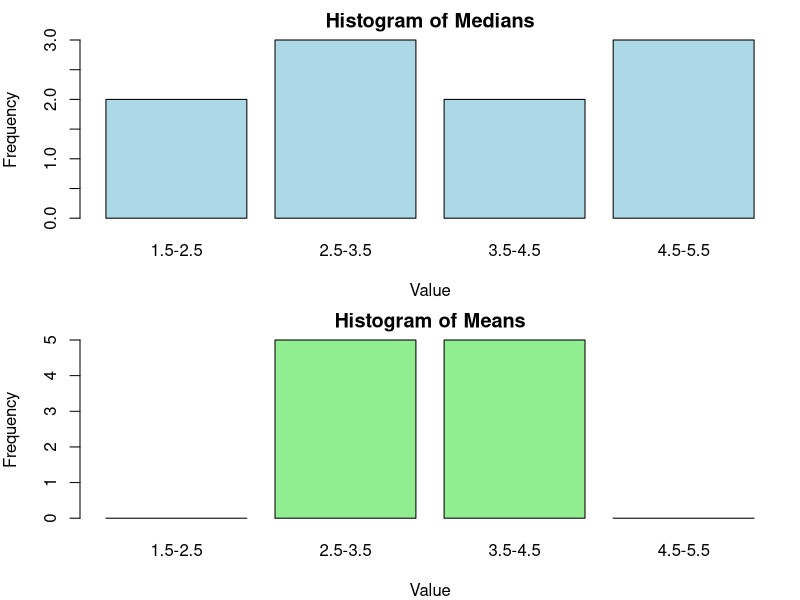
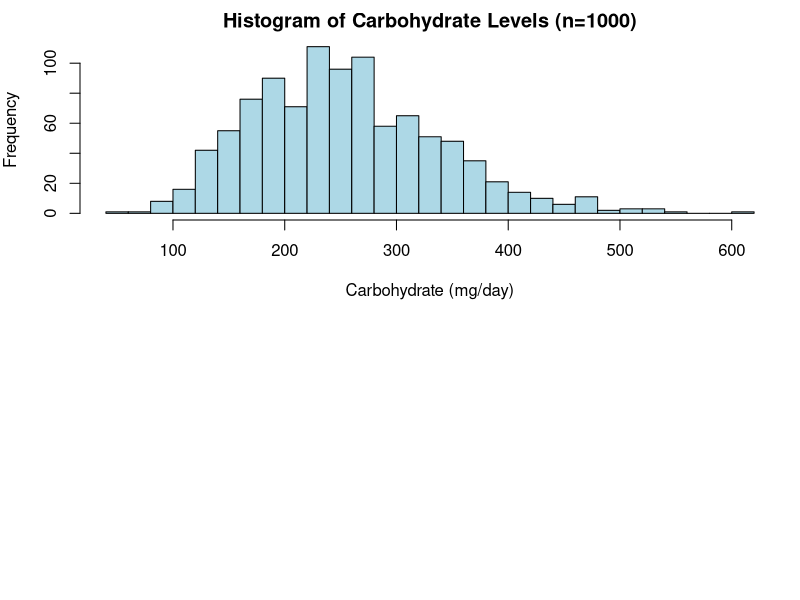
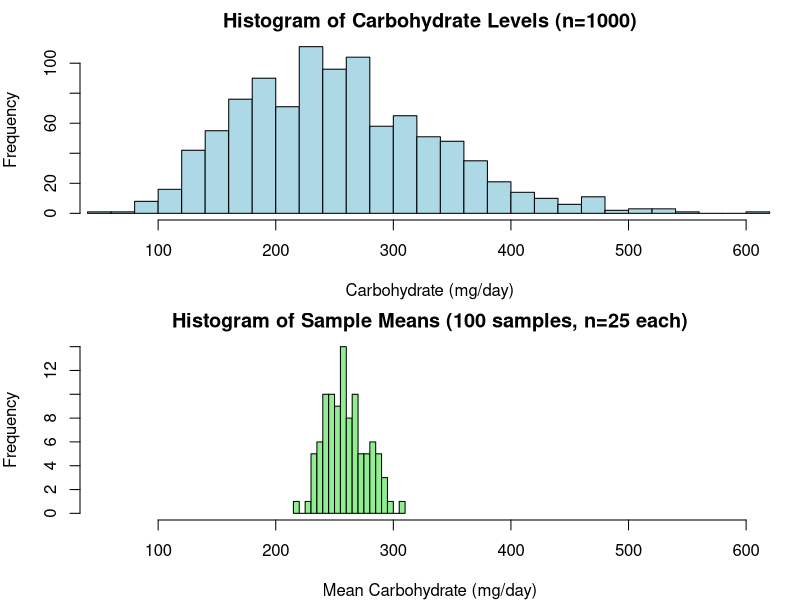
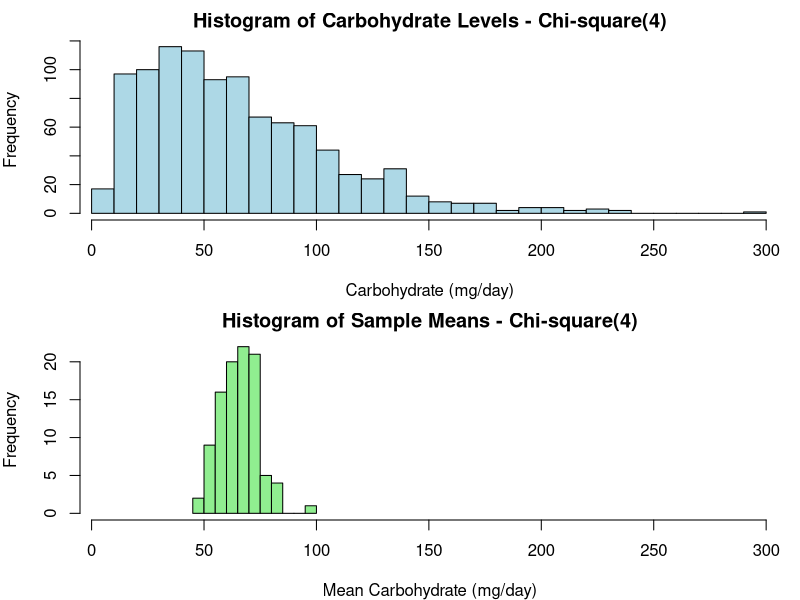

These figures' R source, in order:
## ---- chunk 1
# For a fair die, the expected value of a single roll is
E_X <- (1 + 2 + 3 + 4 + 5 + 6)/6
E_X

# The expected value of the mean of 3 rolls is the same
E_X_bar <- E_X
E_X_bar
## ---- chunk 2
# Create a matrix to represent the die tosses
die_tosses <- matrix(c(
  4, 2, 4, 2, 6, 2, 3, 5, 3, 2,
  3, 6, 6, 3, 1, 5, 1, 5, 4, 1,
  5, 5, 2, 5, 5, 2, 4, 2, 3, 6
), nrow = 3, byrow = TRUE)

# Display the data as a table
experiment_numbers <- 1:10
colnames(die_tosses) <- paste("Exp", experiment_numbers)
rownames(die_tosses) <- paste("Toss", 1:3)
knitr::kable(die_tosses, caption = "Die Tossing Results")

# Calculate medians and means for each experiment
medians <- apply(die_tosses, 2, median)
means <- apply(die_tosses, 2, mean)

# Combine results into a data frame
results <- rbind(medians, means)
knitr::kable(results, digits = 3, 
             caption = "Medians and Means for Each Experiment")

# Calculate summary statistics
median_mean <- mean(medians)
median_sd <- sd(medians)
mean_mean <- mean(means)
mean_sd <- sd(means)

cat("Sample statistics for the medians:\n")
cat("Mean =", median_mean, ", Standard deviation =", median_sd, "\n\n")
cat("Sample statistics for the means:\n")
cat("Mean =", mean_mean, ", Standard deviation =", mean_sd, "\n")
## ---- chunk 3
# Create frequency tables
breaks <- c(1.5, 2.5, 3.5, 4.5, 5.5)
median_freq <- table(cut(medians, breaks))
mean_freq <- table(cut(means, breaks))

# Display frequency tables
median_table <- data.frame(
  Interval = c("1.5-2.5", "2.5-3.5", "3.5-4.5", "4.5-5.5"),
  Frequency = as.vector(median_freq)
)
mean_table <- data.frame(
  Interval = c("1.5-2.5", "2.5-3.5", "3.5-4.5", "4.5-5.5"),
  Frequency = as.vector(mean_freq)
)

knitr::kable(median_table, caption = "Frequency Distribution of Medians")
knitr::kable(mean_table, caption = "Frequency Distribution of Means")

# Create histograms
par(mfrow = c(2, 1), mar = c(4, 4, 2, 1))

# Histogram for medians
barplot(median_freq, main = "Histogram of Medians", 
        xlab = "Value", ylab = "Frequency", 
        names.arg = c("1.5-2.5", "2.5-3.5", "3.5-4.5", "4.5-5.5"),
        col = "lightblue")

# Histogram for means
barplot(mean_freq, main = "Histogram of Means", 
        xlab = "Value", ylab = "Frequency", 
        names.arg = c("1.5-2.5", "2.5-3.5", "3.5-4.5", "4.5-5.5"),
        col = "lightgreen")
## ---- chunk 4
set.seed(123) # For reproducibility

# Generate 1000 carbohydrate levels
n_obs <- 1000
df <- 17
carb_levels <- rchisq(n_obs, df) * 15 + 4.5

# Create histogram of the data
hist(carb_levels, 
     breaks = 30,
     main = "Histogram of Carbohydrate Levels (n=1000)",
     xlab = "Carbohydrate (mg/day)",
     ylab = "Frequency",
     col = "lightblue")

# Summary statistics
cat("Summary statistics for carbohydrate levels:\n")
cat("Mean =", mean(carb_levels), "\n")
cat("Standard deviation =", sd(carb_levels), "\n")
## ---- chunk 5
# Generate 100 samples of size 25
n_samples <- 100
sample_size <- 25
sample_means <- numeric(n_samples)

for (i in 1:n_samples) {
  sample_data <- rchisq(sample_size, df) * 15 + 4.5
  sample_means[i] <- mean(sample_data)
}

# Create histogram of sample means using same x-axis range as original data
hist_range <- range(carb_levels)

par(mfrow = c(2, 1))

# Original data histogram
hist(carb_levels, 
     breaks = 30,
     main = "Histogram of Carbohydrate Levels (n=1000)",
     xlab = "Carbohydrate (mg/day)",
     ylab = "Frequency",
     col = "lightblue",
     xlim = hist_range)

# Sample means histogram
hist(sample_means, 
     breaks = 15,
     main = "Histogram of Sample Means (100 samples, n=25 each)",
     xlab = "Mean Carbohydrate (mg/day)",
     ylab = "Frequency",
     col = "lightgreen",
     xlim = hist_range)

# Summary statistics for sample means
cat("\nSummary statistics for sample means:\n")
cat("Mean of sample means =", mean(sample_means), "\n")
cat("Standard deviation of sample means =", sd(sample_means), "\n")
cat("Theoretical standard error =", sd(carb_levels)/sqrt(sample_size), "\n")
## ---- chunk 6
set.seed(456) # Different seed for reproducibility

# Generate 1000 carbohydrate levels with Chi-square(4)
df2 <- 4
carb_levels2 <- rchisq(n_obs, df2) * 15 + 4.5

# Generate 100 samples of size 25
sample_means2 <- numeric(n_samples)

for (i in 1:n_samples) {
  sample_data <- rchisq(sample_size, df2) * 15 + 4.5
  sample_means2[i] <- mean(sample_data)
}

# Create histograms
hist_range2 <- range(carb_levels2)

par(mfrow = c(2, 1))

# Original data histogram
hist(carb_levels2, 
     breaks = 30,
     main = "Histogram of Carbohydrate Levels - Chi-square(4)",
     xlab = "Carbohydrate (mg/day)",
     ylab = "Frequency",
     col = "lightblue",
     xlim = hist_range2)

# Sample means histogram
hist(sample_means2, 
     breaks = 15,
     main = "Histogram of Sample Means - Chi-square(4)",
     xlab = "Mean Carbohydrate (mg/day)",
     ylab = "Frequency",
     col = "lightgreen",
     xlim = hist_range2)

# Summary statistics
cat("\nSummary statistics for Chi-square(4) data:\n")
cat("Mean of original data =", mean(carb_levels2), "\n")
cat("Standard deviation of original data =", sd(carb_levels2), "\n")
cat("\nSummary statistics for sample means:\n")
cat("Mean of sample means =", mean(sample_means2), "\n")
cat("Standard deviation of sample means =", sd(sample_means2), "\n")
cat("Theoretical standard error =", sd(carb_levels2)/sqrt(sample_size), "\n")
